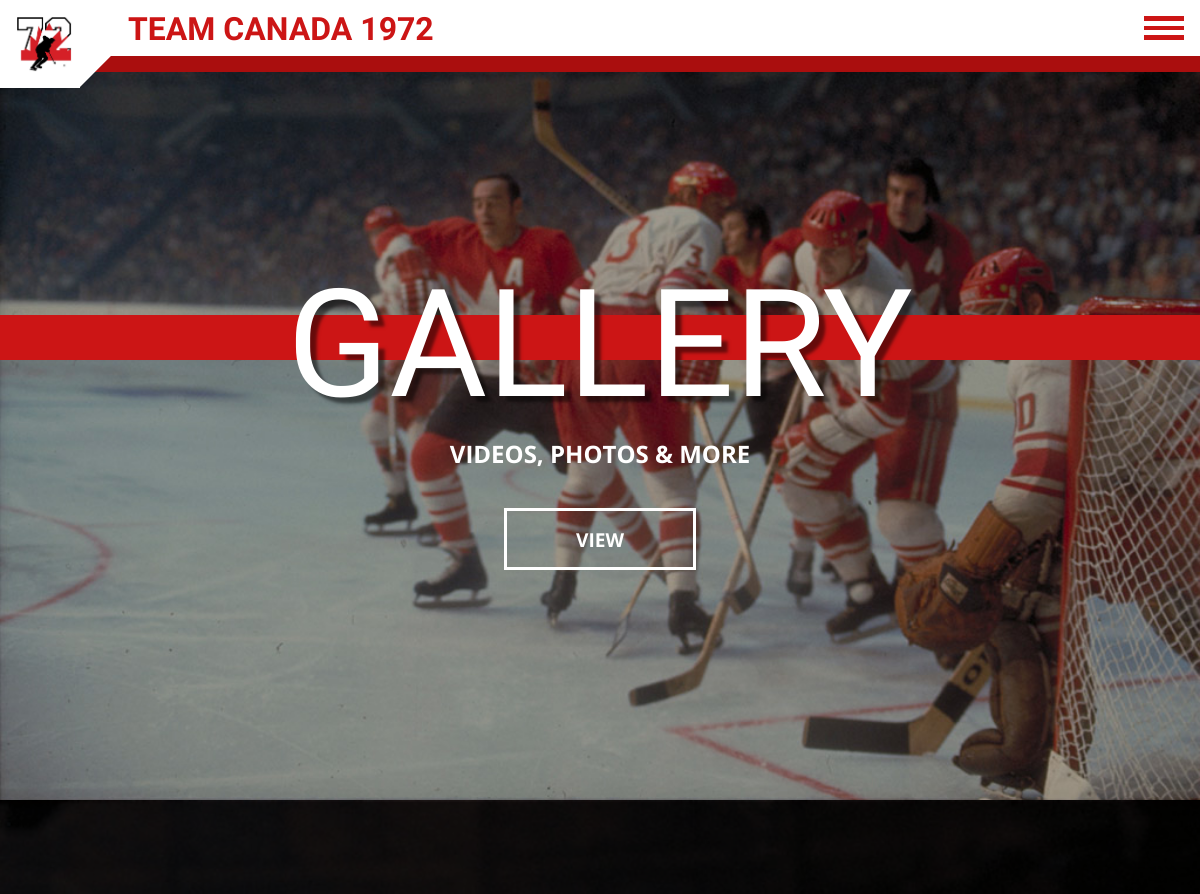
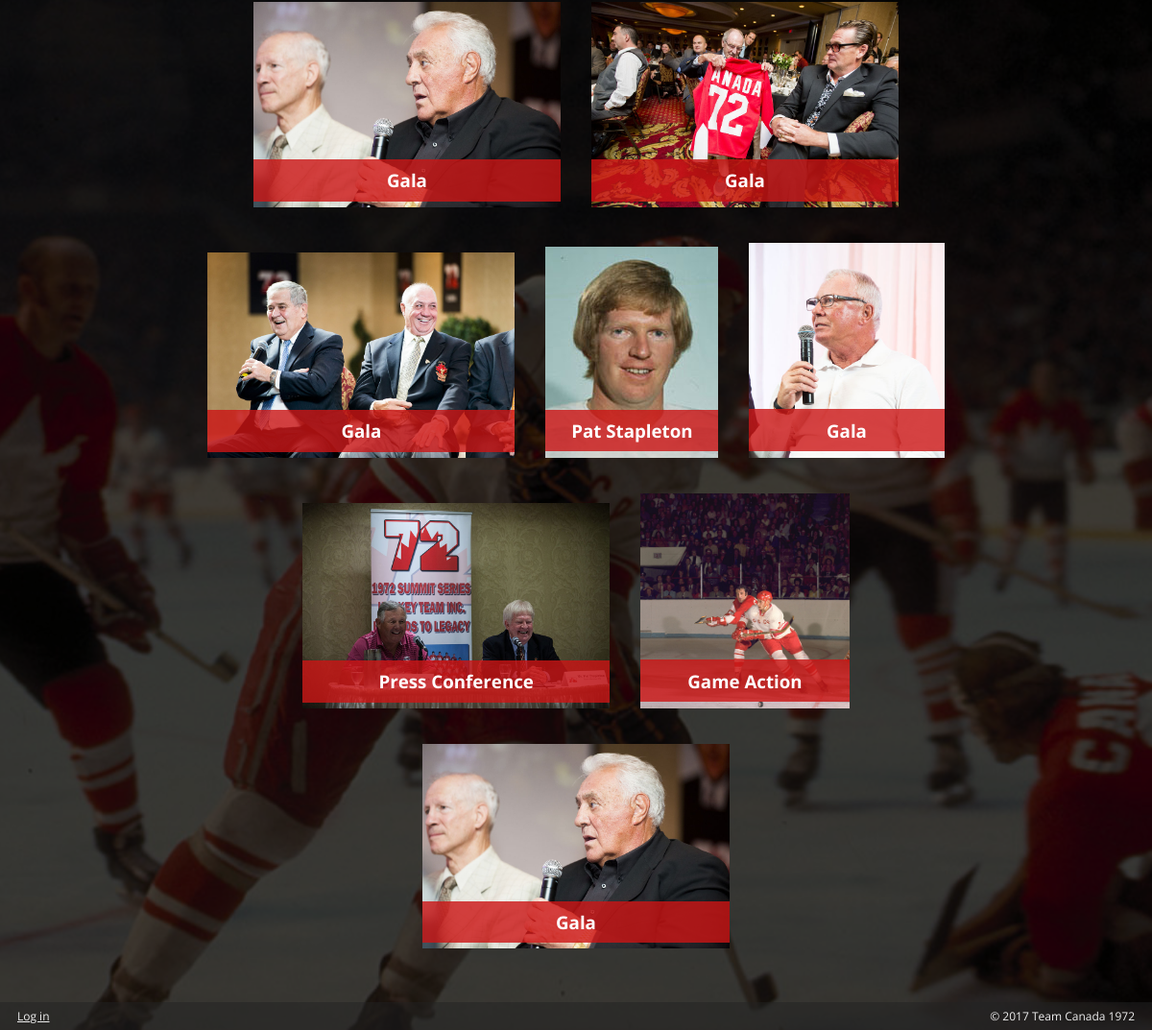
/gallery?page=4, run on the app's committed database (2 pictures, top to bottom).
### tables this page shows
CREATE TABLE `gallery_images` (
  `id` int(11) NOT NULL,
  `i_tags` text NOT NULL,
  `i_src` text NOT NULL,
  `i_title` text NOT NULL,
  `i_desc` text NOT NULL,
  `hide` int(1) NOT NULL
);

### pages/gallery.php (the view, shortened to what this page needs)
<section id="splash" class="">
<div id="fade">
  <div class="banner">
    <div class="spacer"></div>
    <div class="back">
    <div class="fitText">GALLERY</div>
    </div>
  <div class="callToAction">
    <h4 class="subheading">VIDEOS, PHOTOS &amp; MORE</h4>
    <a id="viewMore" href="#gallery" class="scroller white button">View</a>
  </div>
</div>
</div>
<div class="back-img"></div>
</section>
<section id="gallery" class="dark-overlay">
  <div class="inner clearfix">
    <?php
    $servername = "localhost";
    $username = "root";
    $password = "";
    $dbname = "db_teamcanada";
    $conn = new mysqli($servername, $username, $password,$dbname);
    $sql = "SELECT * FROM `gallery_images`";
    $result = $conn->query($sql);
    if ($result->num_rows > 0) {
      while($row = $result->fetch_assoc()) {
        echo '<div class="image">';
        echo '<h3 class="imageHeader">'.$row['i_title'].'</h3><img src="'.$row['i_src'].'" alt="'.$row['i_desc'].'"></div>';
      }
    } else {
      echo "<div class='centered' id='nothing'>Nothing in the gallery right now!</div>";
    }
     ?>
</div>
</section>

### css/main.css (style rules this page uses)
html { font-family: sans-serif; -ms-text-size-adjust: 100%; -webkit-text-size-adjust: 100%; }
body { margin: 0; }
article, aside, details, figcaption, figure, footer, header, hgroup, main, menu, nav, section, summary { display: block; }
a { background-color: transparent; }
img { border: 0; }
body { font-size: 100%; color: #eee; background: #090909; font-family: "Open Sans"; }
.clearfix:after { content: ''; display: block; width: 0; height: 0; opacity: 0.0; visibility: hidden; clear: both; }
#splash { width: 100%; display: block; position: relative; overflow: hidden; height: 100vh; }
#splash .back-img { background-image: url(../img/linedup.jpg); position: absolute; top: 0; left: 0; width: 100%; height: 100%; z-index: -2; background-repeat: no-repeat; background-size: cover; }
#splash .banner { position: relative; color: #fff; box-sizing: border-box; text-align: center; width: 100%; box-sizing: border-box; margin-top: 20vh; }
#splash .banner .spacer { height: 5em; }
#splash .banner .fitText { font-family: "Teko", "Open Sans", sans-serif; text-shadow: 0.4rem 0.4rem 0.2rem rgba(0, 0, 0, 0.5); margin-top: 0.5em; padding-top: 0.1em; line-height: 0.2em; text-transform: uppercase; }
#splash .banner .back { background-color: #cc1515; width: 100%; box-sizing: border-box; }
#splash .banner .callToAction { margin: 0 auto; margin-top: 4em; width: 80%; position: relative; z-index: 90; font-size: 1.2em; }
#splash .banner .callToAction .subheading { text-align: center; width: 100%; font-weight: 700; margin: 0; margin-bottom: 1em; font-family: "Open Sans"; color: #fff; z-index: 1; position: relative; font-size: 1.5rem; padding: 0 1em; box-sizing: border-box; }
#splash .banner .button { font-size: 1.2rem; }
.dark-overlay:after { position: absolute; background: #000; opacity: 0.6; width: 100%; height: 100%; left: 0; top: 0; content: ''; z-index: -1; }
#viewMore { position: relative; margin-top: 2em; z-index: 10; }
.button { text-decoration: none; color: inherit; font-weight: 700; padding: 0.75em 0.9em; border: medium solid #fff; text-align: center; display: block; width: 100%; max-width: 10em; box-sizing: border-box; margin: 0 auto; text-transform: uppercase; }
.button.white { color: white; border-color: white; }
#gallery { box-sizing: border-box; position: relative; min-height: 44em; padding: 1em; background: url("../img/ACTION-1.jpg"); background-repeat: no-repeat; background-size: cover; background-position: center; z-index: 1; padding-bottom: 4em; }
#gallery .inner { max-width: 50em; box-sizing: border-box; padding-top: 4em; text-align: center; margin: 0 auto; }
#gallery .image { display: inline-block; position: relative; margin: 1em; box-sizing: border-box; }
#gallery .image img { width: auto; height: auto; max-width: 20em; max-height: 14em; }
#gallery .image .imageHeader { position: absolute; width: 100%; left: 0; bottom: 5%; background: rgba(204, 21, 21, 0.8); color: #fff; margin: 0; padding: 0.5em; text-align: center; box-sizing: border-box; transition: all ease 0.5s; }
@media only screen and (min-width: 40em) { #gallery .imageHeader { position: absolute; width: 100%; left: 0; bottom: 1em; background: rgba(204, 21, 21, 0.8); color: #fff; padding: 0.5em; text-align: center; box-sizing: border-box; transition: all ease 0.5s; } }

### data on the page
gallery_images: i_title "Gala", i_src (picture)
gallery_images: i_title "Gala", i_src (picture)
gallery_images: i_title "Gala", i_src (picture)
gallery_images: i_title "Pat Stapleton", i_src (picture)
gallery_images: i_title "Gala", i_src (picture)
gallery_images: i_title "Press Conference", i_src (picture)
gallery_images: i_title "Game Action", i_src (picture)
gallery_images: i_title "Gala", i_src (picture)
